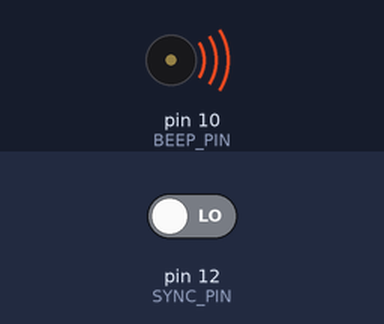
A sketch run on a simulated Arduino Uno, built with avr-gcc and run on an emulated ATmega328P. Shown: buzzer (waves = sounding). The inputs (shaded band) are chosen by the test bench; at power-on: pin 12 (SYNC_PIN) LOW. Random numbers use the default seed unless the sketch sets one.

Above: at 1.14 s.
At 1.9 s:
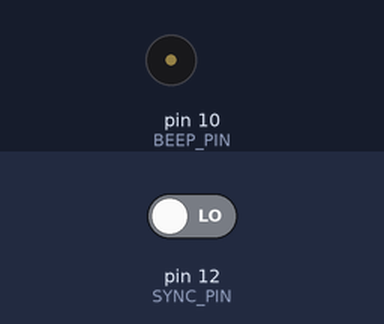
2.0 s: pin 12 (SYNC_PIN) driven HIGH
Timing chart, 0 to 5.0 s (numbered marks = the images above; inputs shaded):
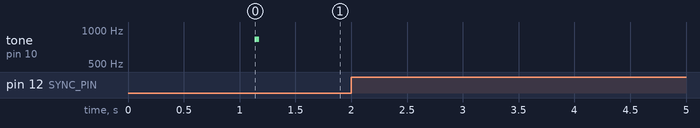

The sketch:

Arduino.Music.ino
```cpp
#include <Arduino.h>
#include "TimerOne.h"
#include <util\delay.h>
#include <avr/pgmspace.h>
#define BEEP_PIN 10
#define SYNC_PIN 12

struct NOTE
{
    uint16_t frequency;
    uint16_t length;
};

const uint16_t noteFreqs[] = {8372, 8869, 9397, 9956, 10548, 11175, 11840, 12544, 13290, 14080, 14917, 15804};

//Music start!
#define MUSIC_LENGTH 269
const PROGMEM uint8_t music[] = { 4, 64, 174, 0, 69, 92, 1, 69, 93, 1, 64, 92, 1, 72, 93, 1, 71, 93, 1, 67, 93, 1, 74, 92, 1, 81, 185, 2, 59, 174, 0, 62, 174, 0, 60, 174, 0, 72, 185, 2, 79, 185, 2, 76, 93, 1, 84, 92, 1, 86, 93, 1, 88, 185, 2, 79, 92, 1, 81, 93, 1, 83, 185, 2, 72, 174, 0, 62, 93, 1, 76, 175, 0, 69, 185, 2, 65, 93, 1, 60, 92, 1, 59, 92, 1, 64, 93, 1, 62, 92, 1, 74, 93, 1, 71, 92, 1, 0, 92, 1, 128, 130, 131, 133, 128, 140, 128, 130, 131, 133, 128, 149, 151, 129, 128, 130, 131, 133, 128, 140, 128, 130, 131, 133, 128, 149, 151, 129, 128, 130, 131, 133, 128, 140, 128, 130, 131, 133, 128, 149, 151, 129, 128, 130, 131, 133, 128, 140, 128, 130, 131, 133, 128, 149, 151, 129, 128, 130, 131, 133, 128, 140, 128, 130, 131, 133, 128, 149, 76, 11, 2, 138, 134, 157, 130, 138, 71, 185, 2, 138, 134, 157, 130, 138, 71, 174, 0, 74, 175, 0, 129, 128, 130, 131, 133, 128, 140, 128, 130, 131, 133, 128, 149, 76, 11, 2, 138, 134, 157, 130, 138, 71, 185, 2, 138, 134, 157, 130, 138, 71, 174, 0, 74, 11, 2, 139, 153, 154, 134, 139, 152, 139, 153, 154, 134, 139, 152, 137, 150, 155, 156, 137, 62, 185, 2, 137, 150, 155, 156, 137, 62, 185, 2, 139, 153, 154, 134, 139, 152, 139, 153, 154, 134, 139, 152, 137, 150, 155, 156, 137, 62, 185, 2, 137, 150, 155, 156, 137, 150, 129, 132, 135, 142, 141, 136, 143, 144, 145, 129, 132, 135, 142, 141, 136, 143, 144, 145, 131, 134, 129, 132, 74, 185, 2, 76, 185, 2, 146, 147, 148, 129, 132, 135, 79, 93, 1, 136, 159, 158, 146, 147, 148, 129, 132, 135, 142, 141, 136, 143, 144, 145, 129, 132, 135, 142, 141, 136, 143, 144, 145, 131, 134, 129, 132, 74, 185, 2, 76, 185, 2, 146, 147, 148, 129, 132, 135, 79, 93, 1, 136, 159, 158, 146, 147, 148, 129, 132, 135, 142, 141, 136, 143, 144, 145, 129, 132, 135, 142, 141, 136, 143, 144, 145, 131, 134, 129, 132, 74, 185, 2, 76, 185, 2, 146, 147, 148, 129, 132, 135, 79, 93, 1, 136, 159, 158, 146, 147, 148};

//Music end!


void beep(int freq, int lng)
{
    unsigned long startTime = millis();
    if (freq != 0)
    {
        Timer1.initialize(1.0 / freq * 1000000.0);
        Timer1.pwm(BEEP_PIN, 512);
    }
    while (millis() - startTime < lng) {_delay_us(100);}
    Timer1.disablePwm(BEEP_PIN);
}
void whiteNoise(unsigned long lng)
{
    unsigned long startTime = millis();
    Timer1.initialize(10);
    Timer1.pwm(BEEP_PIN, 512);
    while (millis() - startTime < lng)
    {
        Timer1.setPwmDuty(BEEP_PIN, rand() % 1024);
        _delay_us(1);
    }
    Timer1.disablePwm(BEEP_PIN);
}

void playNumbers(const PROGMEM uint8_t *music, int musicLength, int dictionarySize)
{
    //Serial.println(dictionarySize);
    int pos = 0;
    for (int i = 0; i < musicLength; i++)
            {
                Serial.println(pos);
                uint8_t nn0 = pgm_read_byte_near(music + pos + 1 + dictionarySize);
                uint8_t ln0;
                uint16_t fr;
                uint8_t ln1;
                if (!(nn0 & B10000000))
                {
                    ln0 = pgm_read_byte_near(music + pos + 2 + dictionarySize);
                    ln1 = pgm_read_byte_near(music + pos + 3 + dictionarySize);
                    pos += 3;
                }
                else
                {
                    uint8_t dn = (nn0 & B01111111) * 3;
                    //Serial.println("dic");
                    //Serial.println(dn);
                    nn0 = pgm_read_byte_near(music + 1 + dn);
                    ln0 = pgm_read_byte_near(music + 2 + dn);
                    ln1 = pgm_read_byte_near(music + 3 + dn);
                    pos++;
                }
                if (nn0 != 0)
                    fr = noteFreqs[(nn0 - 1) % 12] / pow(2, 10 - ((nn0 - 1) / 12));
                else
                    fr = 0;
                //Serial.println(fr);
                //Serial.println((uint16_t)(ln0 | ln1 << 8));
                beep(fr, (uint16_t)(ln0 | ln1 << 8));
            }
}

void play(const PROGMEM uint8_t *music, int musicLength)
{
    switch (pgm_read_byte_near(music))
    {
        case 0:
            for (int i = 0; i < musicLength; i++)
            {
                uint8_t fr0 = pgm_read_byte_near(music + i * 4 + 1);
                uint8_t fr1 = pgm_read_byte_near(music + i * 4 + 2);
                uint8_t ln0 = pgm_read_byte_near(music + i * 4 + 3);
                uint8_t ln1 = pgm_read_byte_near(music + i * 4 + 4);
                beep((uint16_t)(fr0 | fr1 << 8), (uint16_t)(ln0 | ln1 << 8));
            }
            break;
        case 1:
            playNumbers(music, musicLength, 0);
            break;
        case 2:
            playNumbers(music, musicLength, 128 * 3);
            break;
        case 3:
            playNumbers(music, musicLength, 64 * 3);
            break;
        case 4:
            playNumbers(music, musicLength, 32 * 3);
            break;
        case 5:
            playNumbers(music, musicLength, 16 * 3);
            break;
    }
}

int main()
{
    init();
    //Serial.begin(9600);
    pinMode(BEEP_PIN, OUTPUT);
    beep(1000,1000);
    whiteNoise(100);
    while(1)
    {
        if (digitalRead(SYNC_PIN))
            play(music, MUSIC_LENGTH);
    }
    return 0;
}
```

hxMidiPlayer.h
```cpp
#ifndef HXMIDIPLAYER_INCLUDED
#define HXMIDIPLAYER_INCLUDED

#include <stdint.h>
#include <stdbool.h>
#include "hxMidiPlayer_Config.h"


#ifdef HXMIDIPLAYER_USE_COMPRESSION

///=====================================================
///=====================================================
typedef struct
{
    const uint8_t* m_pStream1;
    const uint8_t* m_pStream2;
} TMelody;

#else

///=====================================================
///=====================================================
typedef struct
{
    //highest bit is highest for channel index
    uint8_t     m_noteNumber;

    ///15-3 bits - Delta value, 2,1,0 bits - channel index
    uint16_t    m_delta;
} TPlayerStateChange;

///=====================================================
///=====================================================
typedef struct
{
    const flash TPlayerStateChange*  m_pEvents;
} TMelody;

#endif

//======== Timer function ===========

///Timer event function, should be called by user with fixed frequency HXMIDIPLAYER_SAMPLING_RATE
extern void Player_TimerFunc();

//======== Callbacks ===========

///Called by player to output data to DAC/pwm
extern void Player_Output( uint8_t sample );

///Called by player when player starts to play
///( from Player_StartMelody() )
///Can be used to configure timer/pwm
extern void Player_Started();

///Called by player when melody is finished
///( from Player_TimerFunc(), interrupts disabled )
///Can be used to configure timer/pwm
extern void Player_Finished();

// ======== Control functions ===========

///Start playing melody
//Previously played melody is stoped, Player_Finished callback is called.
//Player_Started() callback is called on start.
//_delay - start delay in 255Hz ticks, max is 65534
extern void Player_StartMelody( const TMelody* _pMelody, uint16_t _delay );

/// ======== Misc functions ===========

///Is player currently playing ?
extern bool Player_IsPlaying();

///Wait untill player finish playing
//If not playing currently, returns immediatelly.
extern void Player_WaitFinish();

//Stop currently played melody.
//Player_Finished() callback is called if was playing.
//If melody is not playing - call is ignored completely.
void Player_Stop();

#endif HXMIDIPLAYER_INCLUDED
```

melody.c
```cpp
#include "melody.h"

//Player frequency=8000
//Player minimum channels count =1
const uint8_t s_melody_stream1[59] = {
    48,
    3,
    24,
    72,
    0,
    1,
    40,
    38,
    132,
    112,
    162,
    0,
    114,
    0,
    225,
    48,
    128,
    28,
    135,
    28,
    38,
    30,
    19,
    10,
    32,
    185,
    28,
    38,
    20,
    65,
    114,
    0,
    68,
    0,
    196,
    0,
    136,
    65,
    139,
    30,
    19,
    10,
    32,
    134,
    60,
    38,
    20,
    65,
    0,
    34,
    0,
    98,
    0,
    129,
    16,
    100,
    8,
    4,
    128
  };

const uint8_t s_melody_stream2[54] = {
    40,
    3,
    24,
    23,
    193,
    124,
    1,
    112,
    35,
    128,
    0,
    0,
    8,
    0,
    16,
    0,
    32,
    0,
    72,
    32,
    130,
    17,
    4,
    16,
    88,
    0,
    8,
    0,
    16,
    0,
    32,
    0,
    72,
    32,
    130,
    17,
    4,
    16,
    88,
    0,
    8,
    0,
    16,
    0,
    40,
    0,
    56,
    41,
    199,
    7,
    255,
    0,
    11,
    128
  };

const TMelody s_melody = {
    s_melody_stream1,
    s_melody_stream2
  };
```

melody.h
```cpp
#ifndef MELODY_INCLUDED
#define MELODY_INCLUDED

#include "hxMidiPlayer.h"

extern const TMelody s_melody;

#endif MELODY_INCLUDED
```

hxMidiPlayer_config.h
```cpp
#ifndef HXMIDIPLAYER_CONFIG_INCLUDED
#define HXMIDIPLAYER_CONFIG_INCLUDED

#include <stdint.h>

//=====================================================
//=====================================================
//Player settings:
//Channels count: 1
//Frequency: 8000
//Pitch: 0
//Waveform: EWK_SQUARE

//uncomment to place note frequency table in eeprom
//#define NOTES_TO_EEPROM

//=====================================================
//=====================================================
#define HXMIDIPLAYER_SAMPLING_RATE          8000
#define HXMIDIPLAYER_CHANNELS_COUNT         1
#define HXMIDIPLAYER_WAVEFORM_SQUARE
#define HXMIDIPLAYER_USE_COMPRESSION
#define ENVELOPE_SKIP_MAX      31


//Player frequency = 8000
//Pitch = 0
#define PLAYER_FREQ_SHR               14
#define PLAYER_COUNTER_MAX_VAL        0
static const
uint16_t s_noteFreqEx[ 12 ] = { 0xFCDF, 0xEEAE, 0xE147, 0xD4A3, 0xC8B4, 0xBD70, 0xB2CE, 0xA8C4, 0x9F4B, 0x965C, 0x8DEB, 0x85F3 };


#endif HXMIDIPLAYER_CONFIG_INCLUDED
```

Source omitted: hxMidiPlayer.c (14160 bytes)
